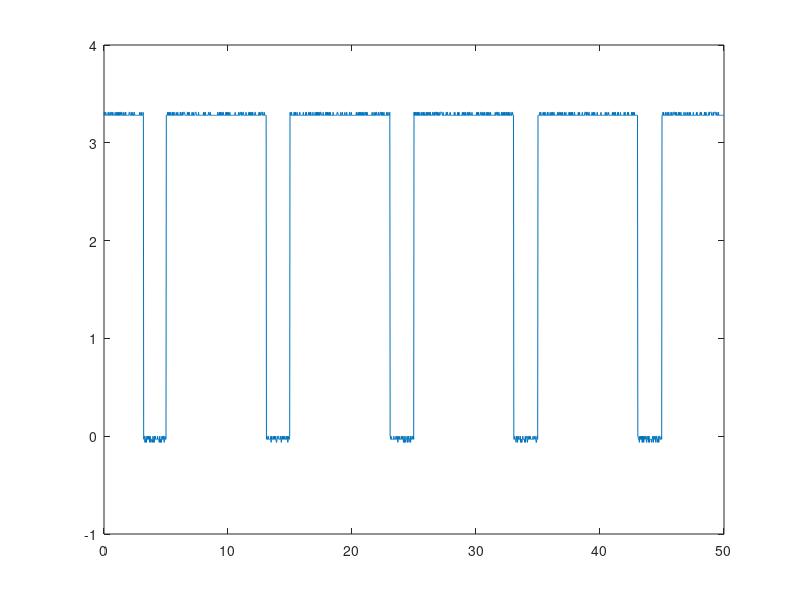
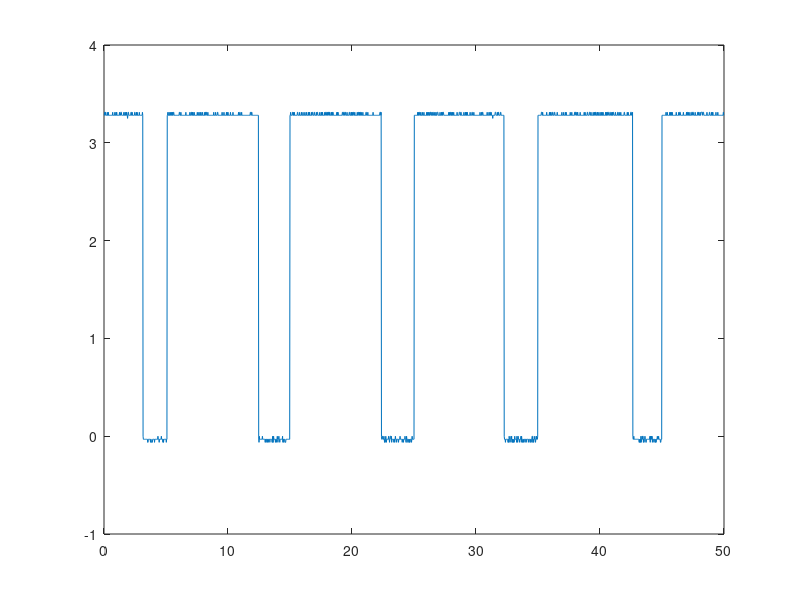
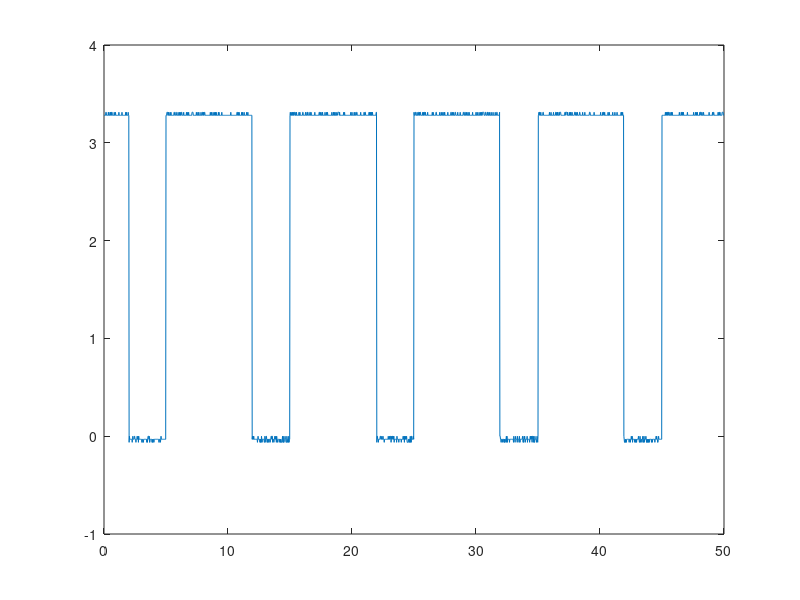

Recreate these plots in MATLAB, in order.
clear all;
close all;
clc;

%% PRINT_11 -> everything
figure;
data = csvread('timingData/PRINT_11.CSV');
t1 = (data(3:end,1) - data(3,1))*1000;
v1 = data(3:end,2);

plot(t1,v1);

%% PRINT_08 -> everything - powerAdc reading - tachAdc reading
figure;
data = csvread('timingData/PRINT_08.CSV');
t2 = (data(3:end,1) - data(3,1))*1000;
v2 = data(3:end,2);

plot(t2,v2);

%% PRINT_10 -> everything - powerAdc reading
figure;
data = csvread('timingData/PRINT_10.CSV');
t3 = (data(3:end,1) - data(3,1))*1000;
v3 = data(3:end,2);

plot(t3,v3);